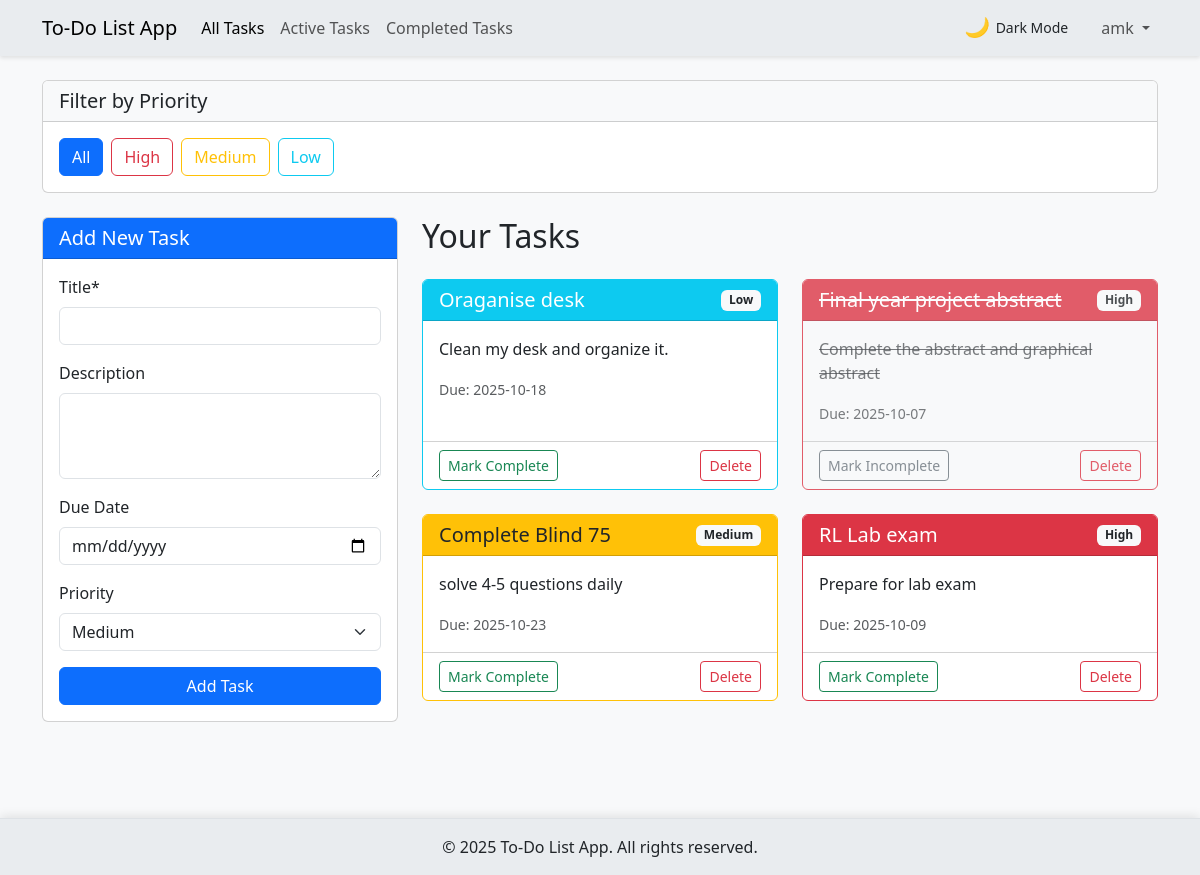
The page / (signed in) on the database its author committed.
### tables this page shows
CREATE TABLE tasks (
        id INTEGER PRIMARY KEY AUTOINCREMENT,
        title TEXT NOT NULL,
        description TEXT,
        due_date TEXT,
        priority TEXT,
        completed BOOLEAN DEFAULT 0,
        user_id INTEGER,
        created_at TIMESTAMP DEFAULT CURRENT_TIMESTAMP,
        FOREIGN KEY (user_id) REFERENCES users (id)
    );

### app.py (the view)
@app.route('/')
@app.route('/filter/<priority>')
def index(priority=None):
    if 'user_id' in session:
        conn = get_db_connection()
        if priority and priority in ['low', 'medium', 'high']:
            tasks = conn.execute('SELECT * FROM tasks WHERE user_id = ? AND priority = ? ORDER BY created_at DESC',
                               (session['user_id'], priority)).fetchall()
        else:
            tasks = conn.execute('SELECT * FROM tasks WHERE user_id = ? ORDER BY created_at DESC',
                               (session['user_id'],)).fetchall()
        conn.close()
        return render_template('index.html', tasks=tasks, active_page='home', current_filter=priority)
    else:
        return redirect(url_for('login'))

### app.py (called while the page is built)
def get_db_connection():
    conn = sqlite3.connect(DATABASE)
    conn.row_factory = sqlite3.Row
    return conn

### templates/index.html (shortened to what this page needs)
{% extends "base.html" %}
{% block content %}
<div class="row mb-4">
    <div class="col-12">
        <div class="card">
            <div class="card-header bg-light">
                <h5 class="mb-0">Filter by Priority</h5>
            </div>
            <div class="card-body">
                <div class="d-flex flex-wrap gap-2">
                    <a href="{{ url_for('index') }}" class="btn {% if not current_filter %}btn-primary{% else %}btn-outline-primary{% endif %}">All</a>
                    <a href="{{ url_for('index', priority='high') }}" class="btn {% if current_filter == 'high' %}btn-danger{% else %}btn-outline-danger{% endif %}">High</a>
                    <a href="{{ url_for('index', priority='medium') }}" class="btn {% if current_filter == 'medium' %}btn-warning{% else %}btn-outline-warning{% endif %}">Medium</a>
                    <a href="{{ url_for('index', priority='low') }}" class="btn {% if current_filter == 'low' %}btn-info{% else %}btn-outline-info{% endif %}">Low</a>
                </div>
            </div>
        </div>
    </div>
</div>
<section class="row">
    <div class="col-md-4 mb-4">
        <div class="card">
            <div class="card-header bg-primary text-white">
                <h5 class="card-title mb-0">Add New Task</h5>
            </div>
            <div class="card-body">
                <form id="taskForm" action="{{ url_for('submit') }}" method="post">
                    <div class="mb-3">
                        <label for="title" class="form-label">Title*</label>
                        <input type="text" class="form-control" id="title" name="title" required>
                    </div>
                    <div class="mb-3">
                        <label for="description" class="form-label">Description</label>
                        <textarea class="form-control" id="description" name="description" rows="3"></textarea>
                    </div>
                    <div class="mb-3">
                        <label for="due_date" class="form-label">Due Date</label>
                        <input type="date" class="form-control" id="due_date" name="due_date">
                    </div>
                    <div class="mb-3">
                        <label for="priority" class="form-label">Priority</label>
                        <select class="form-select" id="priority" name="priority">
                            <option value="medium" selected>Medium</option>
                        </select>
                    </div>
                    <button type="submit" class="btn btn-primary w-100" id="submitBtn">Add Task</button>
                </form>
            </div>
        </div>
    </div>
    <div class="col-md-8">
        <h2 class="mb-4">Your Tasks</h2>
        {% if tasks|length > 0 %}
            <div class="row" id="taskList">
                {% for task in tasks %}
                <div class="col-md-6 mb-4 task-item" data-id="{{ task.id }}">
                    <div class="card h-100 {% if task.priority == 'high' %}border-danger{% elif task.priority == 'medium' %}border-warning{% else %}border-info{% endif %} {% if task.completed %}bg-light text-muted{% endif %}">
                        <div class="card-header d-flex justify-content-between align-items-center {% if task.priority == 'high' %}bg-danger text-white{% elif task.priority == 'medium' %}bg-warning{% else %}bg-info text-white{% endif %}">
                            <h5 class="card-title mb-0 {% if task.completed %}text-decoration-line-through{% endif %}">{{ task.title }}</h5>
                            <span class="badge bg-light text-dark">{{ task.priority|capitalize }}</span>
                        </div>
                        <div class="card-body">
                            <p class="card-text {% if task.completed %}text-decoration-line-through{% endif %}">{{ task.description or 'No description provided.' }}</p>
                            {% if task.due_date %}
                            <p class="card-text"><small class="text-muted">Due: {{ task.due_date }}</small></p>
                            {% endif %}
                        </div>
                        <div class="card-footer bg-transparent d-flex justify-content-between">
                            <form action="{{ url_for('complete_task', id=task.id) }}" method="post" class="complete-form">
                                <button type="submit" class="btn btn-sm {% if task.completed %}btn-outline-secondary{% else %}btn-outline-success{% endif %} complete-btn">
                                    {% if task.completed %}Mark Incomplete{% else %}Mark Complete{% endif %}
                                </button>
                            </form>
                            <form action="{{ url_for('delete', id=task.id) }}" method="post" class="delete-form">
                                <button type="submit" class="btn btn-sm btn-outline-danger delete-btn">Delete</button>
                            </form>
                        </div>
                    </div>
                </div>
                {% endfor %}
            </div>
        {% else %}
            <div class="alert alert-info" role="alert">
                No tasks found. Add a new task to get started!
            </div>
        {% endif %}
    </div>
</section>
{% endblock %}

### templates/base.html (shortened to what this page needs)
<!DOCTYPE html>
<html lang="en">
<head>
    <link href="https://cdn.jsdelivr.net/npm/bootstrap@5.3.0/dist/css/bootstrap.min.css" rel="stylesheet">
    <link rel="stylesheet" href="{{ url_for('static', filename='css/style.css') }}">
</head>
<body class="light-theme">
    <header>
        <nav class="navbar navbar-expand-lg navbar-light bg-light" id="main-navbar">
            <div class="container">
                <a class="navbar-brand" href="{{ url_for('index') }}">To-Do List App</a>
                <div class="collapse navbar-collapse" id="navbarNav">
                    <ul class="navbar-nav me-auto">
                        {% if session.user_id %}
                        <li class="nav-item">
                            <a class="nav-link {% if active_page == 'home' %}active{% endif %}" href="{{ url_for('index') }}">All Tasks</a>
                        </li>
                        <li class="nav-item">
                            <a class="nav-link {% if active_page == 'active' %}active{% endif %}" href="{{ url_for('active_tasks') }}">Active Tasks</a>
                        </li>
                        <li class="nav-item">
                            <a class="nav-link {% if active_page == 'completed' %}active{% endif %}" href="{{ url_for('completed_tasks') }}">Completed Tasks</a>
                        </li>
                        {% endif %}
                    </ul>
                    <ul class="navbar-nav ms-auto">
                        <li class="nav-item">
                            <button class="btn btn-sm theme-toggle" id="theme-toggle">
                                <i class="theme-icon"></i>
                                <span class="theme-text">Toggle Theme</span>
                            </button>
                        </li>
                        {% if session.user_id %}
                        <li class="nav-item dropdown">
                            <a class="nav-link dropdown-toggle" href="#" id="navbarDropdown" role="button" data-bs-toggle="dropdown" aria-expanded="false">
                                {{ session.username }}
                            </a>
                        </li>
                        {% endif %}
                    </ul>
                </div>
            </div>
        </nav>
    </header>
    <main class="container my-4">
        {% block content %}{% endblock %}
    </main>
    <footer class="py-3 mt-5 footer-highlight">
        <div class="container text-center">
            <p class="mb-0">&copy; 2025 To-Do List App. All rights reserved.</p>
        </div>
    </footer>
</body>
</html>

### static/css/style.css (style rules this page uses)
body { min-height: 100vh; display: flex; flex-direction: column; transition: background-color 0.3s, color 0.3s; }
main { flex: 1; }
body.light-theme { background-color: #f8f9fa; color: #212529; }
body.light-theme .navbar.navbar-light { background-color: #e9ecef !important; box-shadow: 0 2px 4px rgba(0, 0, 0, 0.1); }
body.light-theme footer { background-color: #e9ecef !important; box-shadow: 0 -2px 10px rgba(0, 0, 0, 0.1); border-top: 1px solid #dee2e6; }
.footer-highlight { background-color: #e9ecef; position: relative; z-index: 10; box-shadow: 0 -4px 10px rgba(0, 0, 0, 0.1); border-top: 2px solid #dee2e6; font-weight: 500; }
.theme-toggle { display: flex; align-items: center; gap: 0.5rem; margin-right: 1rem; transition: all 0.3s; }
.theme-icon { font-size: 1.2rem; }
.task-item .card { transition: transform 0.2s, box-shadow 0.2s, opacity 0.3s; }
.task-item .card.bg-light.text-muted { opacity: 0.8; }

### rows shown on the page
tasks: title "Oraganise desk", priority "Low", description "Clean my desk and organize it.", due_date "2025-10-18", completed "Mark Complete"
tasks: title "Final year project abstract", priority "High", description "Complete the abstract and graphical abstract", due_date "2025-10-07", completed "Mark Incomplete"
tasks: title "Complete Blind 75", priority "Medium", description "solve 4-5 questions daily", due_date "2025-10-23", completed "Mark Complete"
tasks: title "RL Lab exam", priority "High", description "Prepare for lab exam", due_date "2025-10-09", completed "Mark Complete"

### other values the page prints
{{ session.username }} "amk"
